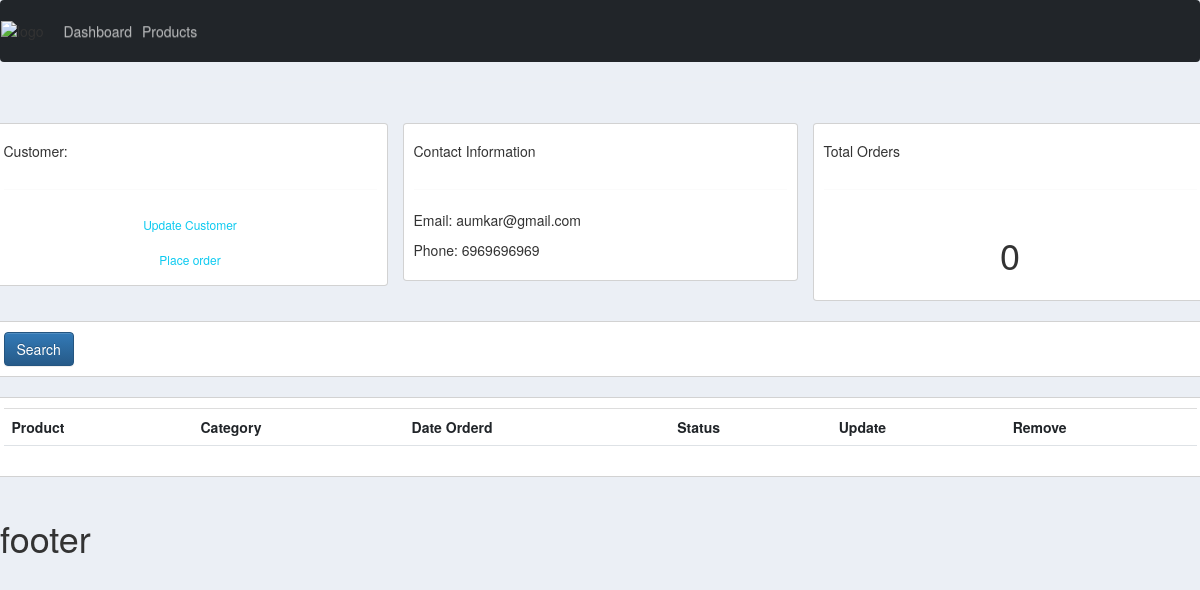
/customer/3/, run on the app's committed database.
### accounts/models.py (models this page shows, shortened)
class Customer(models.Model):
    name = models.CharField(max_length=200, null=True)
    phone  = models.CharField(max_length=200, null=True)
    email = models.CharField(max_length=200, null=True)
    date_created = models.DateTimeField(auto_now_add=True, null =True)

### accounts/views.py (the view)
# urls.py: path('customer/<str:pk_test>/',views.customer, name='customer'),
def customer(request,pk_test):
    customer = Customer.objects.get(id=pk_test)
    orders= customer.order_set.all()
    context ={'customer':customer,
    'orders':orders,
    }
    return render(request,'accounts/customer.html',context)

### accounts/templates/accounts/customer.html (shortened to what this page needs)
{% extends 'accounts/main.html'%}
{% block content%}
<br>
<div class="row">
	<div class="col-md">
		<div class="card card-body">
			<h5>Customer:</h5>
			<hr>
			<a class="btn btn-outline-info  btn-sm btn-block" href="">Update Customer</a>
			<a class="btn btn-outline-info  btn-sm btn-block" href="{% url 'create_order' customer.id %}">Place order</a>
		</div>
	</div>
	<div class="col-md">
		<div class="card card-body">
			<h5>Contact Information</h5>
			<hr>
			<p>Email: {{customer.email}}</p>
			<p>Phone: {{customer.phone}} </p>
		</div>
	</div>
	<div class="col-md">
		<div class="card card-body">
			<h5>Total Orders</h5>
			<hr>
			<h1 style="text-align: center;padding: 5px">{{orders.count}}</h1>
		</div>
	</div>
</div>
<br>
<div class="row">
	<div class="col">
		<div class="card card-body">
			<form method="get">
		    <button class="btn btn-primary" type="submit">Search</button>
		  </form>
		</div>
	</div>
</div>
<br>
<div class="row">
	<div class="col-md">
		<div class="card card-body">
			<table class="table table-sm">
				<tr>
					<th>Product</th>
					<th>Category</th>
					<th>Date Orderd</th>
					<th>Status</th>
					<th>Update</th>
					<th>Remove</th>
				</tr>
			</table>
		</div>
	</div>
</div>
{% endblock %}

### static/css/main.css (style rules this page uses)
body { background-color: #ebeff5; }

### data on the page
Customer: email "aumkar@gmail.com", phone "6969696969", count "0"
